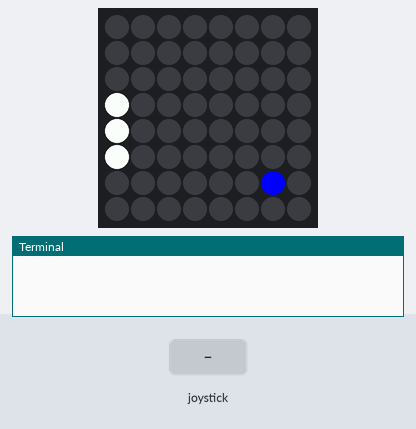
The program below on a simulated Raspberry Pi (BCM pin numbers) with a Sense HAT. Shown: the Sense HAT's 8×8 RGB LED matrix, the last lines printed to the terminal. The test bench sets the inputs (shaded band). The 64×8 strip is a reading aid, not a part: it shows the text the matrix is scrolling, unrolled, one strip-width of it at a time.

Above: at 1.2 s.
1.3 s: joystick pushed up
At 1.6 s:
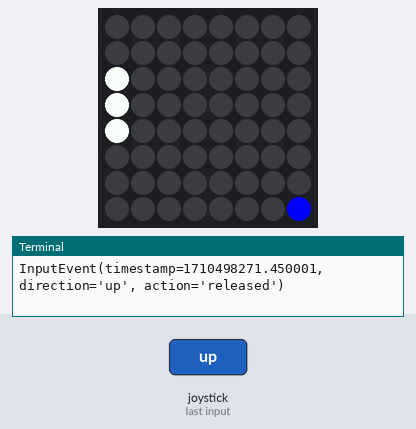
3.9 s: joystick pushed down
At 4.41 s:
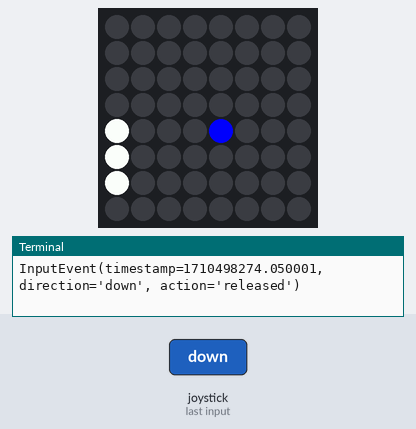
6.9 s: joystick pushed up
At 7.22 s:
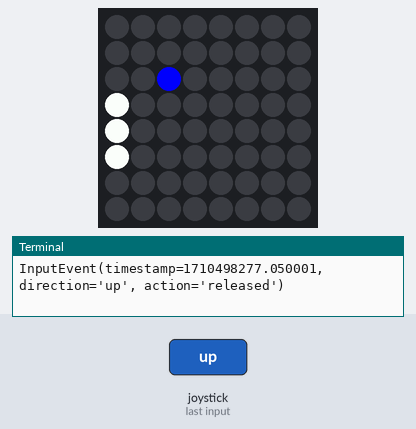
9.9 s: joystick pushed down
At 10.73 s:
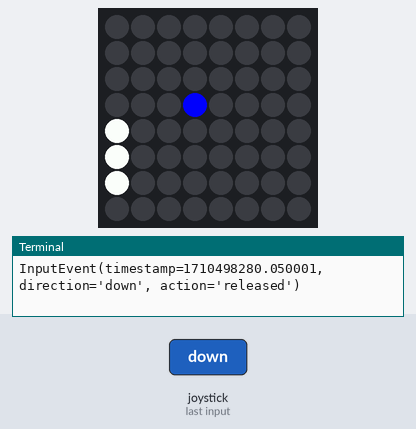

The program:

pong.py
```python
from time import sleep
from sense_hat import SenseHat
#from sense_emu import SenseHat
sense = SenseHat()

y = 4
ball_position = [3, 3]
ball_velocity = [1, 1]
score = 0
lives = 3


def draw_bat():
    sense.set_pixel(0, y, 255, 255, 255)
    sense.set_pixel(0, y+1, 255, 255, 255)
    sense.set_pixel(0, y-1, 255, 255, 255)


def move_up(event):
    global y
    if y > 1 and event.action == 'pressed':
        y -= 1
    print(event)


def move_down(event):
    global y
    if y < 6 and event.action == 'pressed':
        y += 1
    print(event)


def draw_ball():
    global ball_position, y, lives, score
    sense.set_pixel(ball_position[0], ball_position[1], 0, 0, 255)
    ball_position[0] += ball_velocity[0]
    ball_position[1] += ball_velocity[1]
    if ball_position[0] == 7:
        ball_velocity[0] = -ball_velocity[0]
    if ball_position[1] == 0 or ball_position[1] == 7:
        ball_velocity[1] = -ball_velocity[1]
    if ball_position[0] == 0:
        if(lives > 1):
            ball_position = [3, 3]
            ball_velocity[0] = -ball_velocity[0]
            y = 4
            lives -= 1
            return

        sense.show_message("Game over", text_colour=(255, 0, 0))
        sense.show_message("Score: " + str(score))
        quit()
    if ball_position[0] == 1 and y - 1 <= ball_position[1] <= y+1:
        ball_velocity[0] = -ball_velocity[0]
        score += 1


sense.stick.direction_up = move_up
sense.stick.direction_down = move_down

easy = 0.35
normal = 0.25
hard = 0.15

while True:
    sense.clear(0, 0, 0)
    draw_bat()
    draw_ball()
    sleep(easy)
```

Measured:
- after the input at 1.3 s, the LEDs: change after 0.13 s (image 1)
- after the input at 3.9 s, the LEDs: change after 0.34 s (image 2)
- after the input at 6.9 s, the LEDs: change after 0.15 s (image 3)
- after the input at 9.9 s, the LEDs: first change after 0.31 s (image 4 shows a later state)
